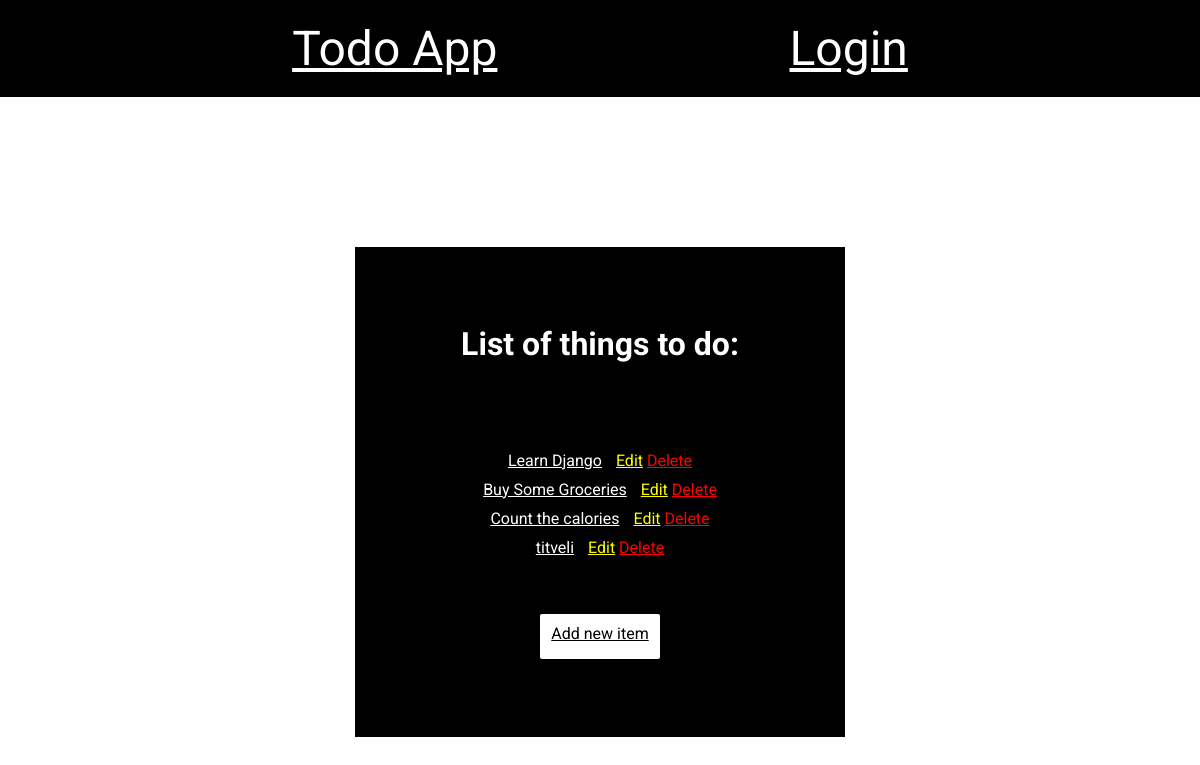
The page / on the database its author committed.
### base/models.py (models this page shows)
class ToDoList(models.Model):
    title = models.CharField(max_length=200, null=False)
    description = models.TextField(null=False)
    def __str__(self):
        return self.title

### base/views.py (the view)
# urls.py: path("", views.home, name="home"),
def home(request):
    todos = ToDoList.objects.all()
    context = {"todo_list": todos}
    return render(request, 'base/home.html', context)

### base/templates/base/home.html
{% extends "main.html" %}
{% load static %}
{% block content %}
    <main>
        <div class="container">
            <h1>List of things to do:</h1>
            <ul>
                {% for todo in todo_list %}
                    <li>
                        <a class="title" href="{% url 'single' todo.id %}">{{ todo }}</a>
                        <a class='edit' href="{% url 'edit' todo.id %}">Edit</a>
                        <a class="delete" href="">Delete</a>
                    </li>
                {% endfor %}
            </ul>
             <a class="create-link" href="{% url 'create' %}">Add new item</a>
        </div>
    </main>
{% endblock content %}

### static/css/styles.css (style rules this page uses)
* { margin: 0; padding: 0; font-family: 'Roboto', sans-serif; }
main { display: flex; place-items: center; flex-direction: column; background: black; margin: 150px auto 0px auto; color: white; width: 450px; height: 450px; padding: 20px; }
main .container { display: flex; height: 450px; width: 450px; flex-direction: column; text-align: center; justify-content: space-evenly; border-radius: 10px; }
main .container h1 { margin-bottom: 30px; }
main .container ul { list-style: none; display: flex; flex-direction: column; gap:10px; }
main .container ul li .title { color: white; margin-right: 10px; }
main .container ul li .edit { color: yellow; }
main .container ul li .delete { color: red; }
main .container .create-link { color: black; background-color:white; margin: 0 auto; padding: 10px 10px; width: 100px; height: 25px; border-radius: 2px; }

### rows shown on the page
ToDoList: title "Learn Django"
ToDoList: title "Buy Some Groceries"
ToDoList: title "Count the calories"
ToDoList: title "titveli"
